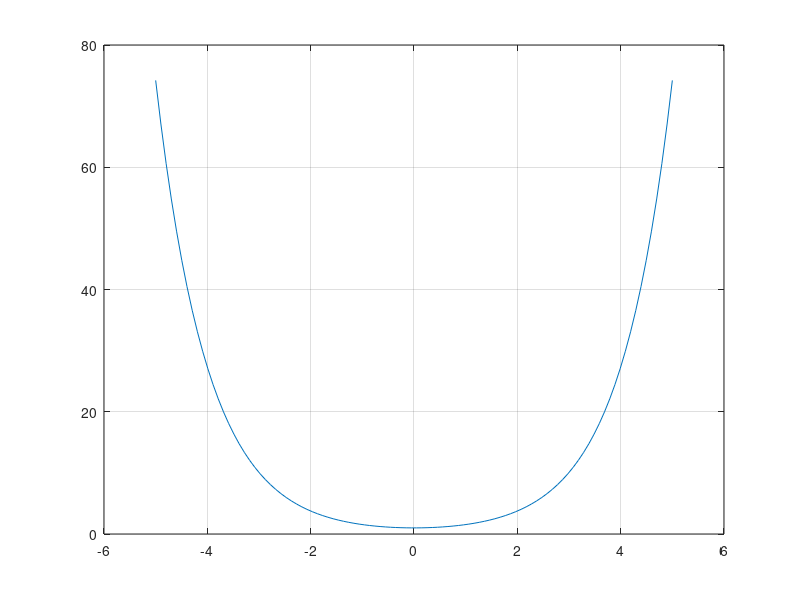

Source code (MATLAB):
% Regression test function (black blox) for FreeMat v4.0.0
% This function is autogenerated by helpgen.
function bbtest_success = bbtest_cosh
  bbtest_success = 1;
NumErrors = 0;
try
  x = linspace(-5,5);

catch
  NumErrors = NumErrors + 1;
end
try
  plot(x,cosh(x)); grid('on');

catch
  NumErrors = NumErrors + 1;
end
try
  mprint('coshplot');

catch
  NumErrors = NumErrors + 1;
end
if (NumErrors ~= 0) bbtest_success = 0; return; end
